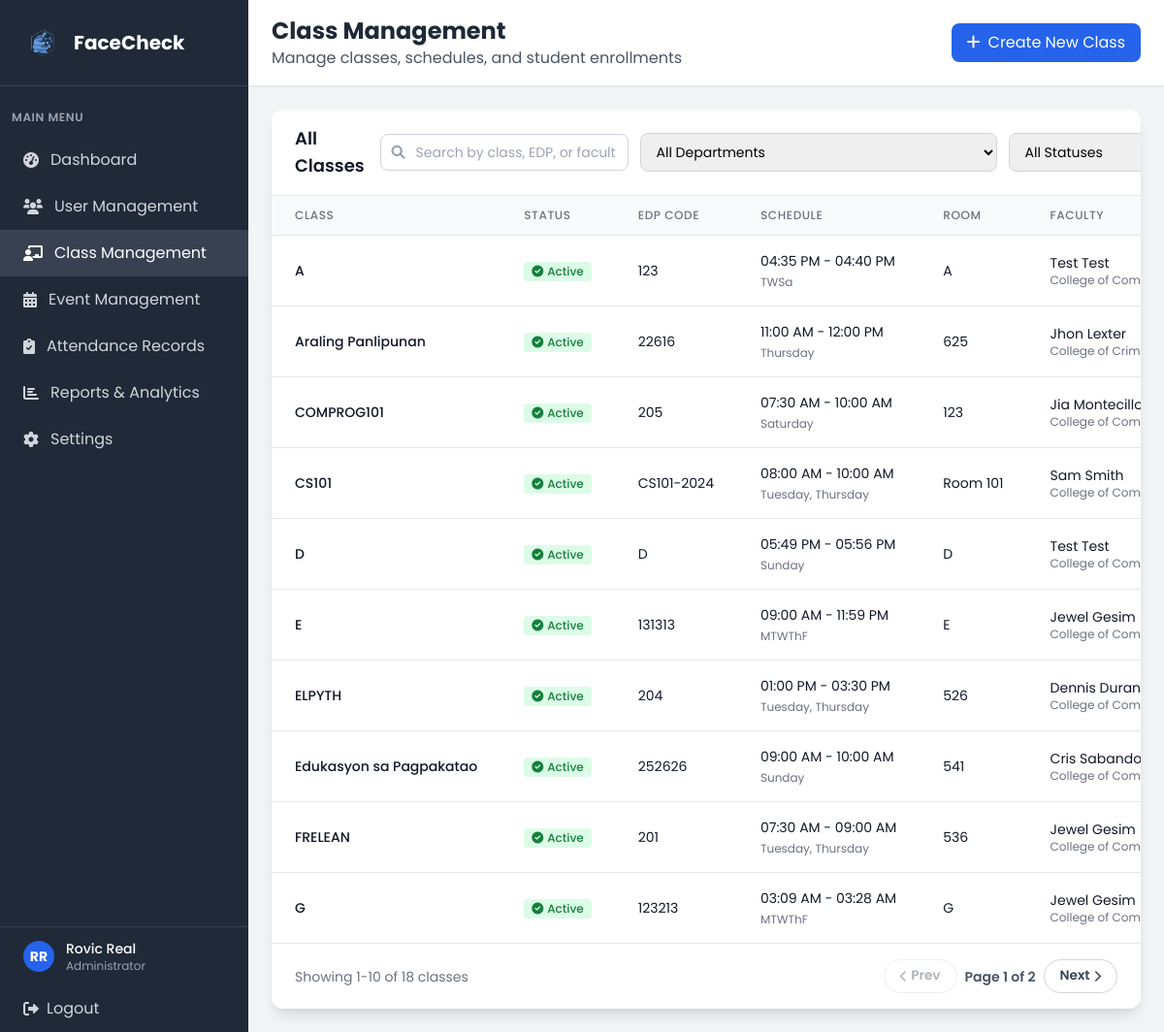
Page /admin/classes (signed in) on the earlier database version.
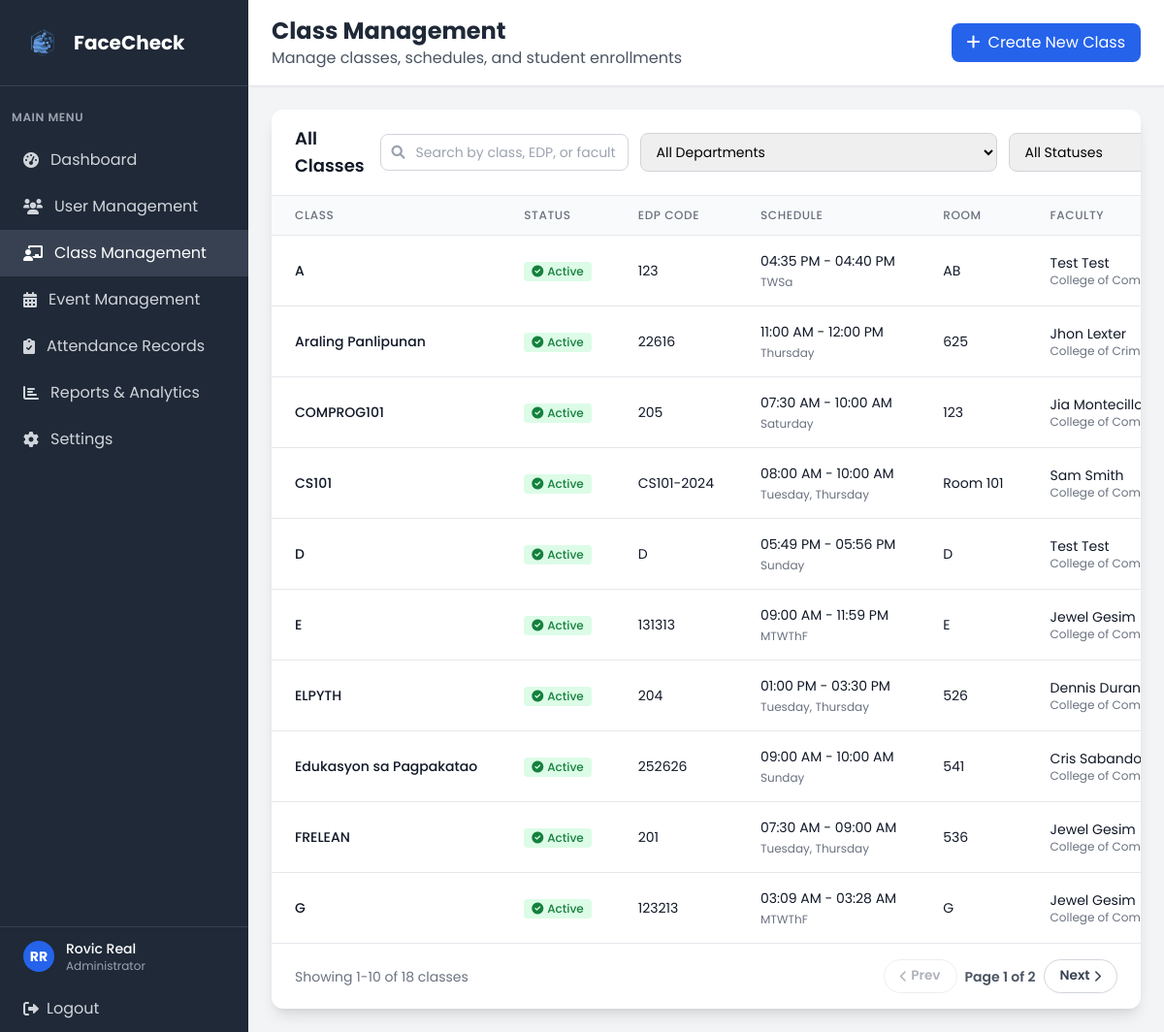
Same page on the later database version.
### tables this page shows
CREATE TABLE class (
            class_id INTEGER PRIMARY KEY AUTOINCREMENT,
            class_name VARCHAR(20) NOT NULL,
            edpcode VARCHAR(20) NOT NULL UNIQUE,
            start_time TIME,
            end_time TIME,
            room VARCHAR(10),
            faculty_id INTEGER NOT NULL, is_active BOOLEAN DEFAULT 1,
            FOREIGN KEY (faculty_id) REFERENCES faculty(faculty_id)
        );

### app.py (the view, shortened to what this page needs)
@app.route('/admin/classes')
def admin_classes():
    if 'user_id' not in session or session['role'] != 'admin':
        return redirect(url_for('login'))
    conn = get_db_connection()
    search = request.args.get('search', '').strip()
    dept_filter = request.args.get('dept', '').strip()
    status_filter = request.args.get('status', '').strip()  # 'active', 'inactive', or ''
    base_query = '''
        SELECT c.*, u.firstname, u.lastname, d.dept_name,
               GROUP_CONCAT(DISTINCT day.day_name) as days
        FROM class c
        JOIN faculty f ON c.faculty_id = f.faculty_id
        JOIN user u ON f.user_id = u.user_id
        LEFT JOIN department d ON u.dept_id = d.dept_id
        LEFT JOIN class_days cd ON c.class_id = cd.class_id
        LEFT JOIN days day ON cd.day_id = day.day_id
    '''
    where_clauses = []
    params = []
    if dept_filter:
        where_clauses.append('d.dept_id = ?')
        params.append(dept_filter)
    if status_filter == 'active':
        where_clauses.append('c.is_active = 1')
    elif status_filter == 'inactive':
        where_clauses.append('c.is_active = 0')
    if where_clauses:
        base_query += ' WHERE ' + ' AND '.join(where_clauses)
    base_query += '''
        GROUP BY c.class_id, c.class_name, c.edpcode, c.start_time, c.end_time, c.room,
                 c.faculty_id, u.firstname, u.lastname, d.dept_name, c.is_active
        ORDER BY c.is_active DESC, c.class_name
    '''
    classes_raw = conn.execute(base_query, tuple(params)).fetchall()
    classes = []
    for class_item in classes_raw:
        time_str = ''
        if class_item['start_time'] and class_item['end_time']:
            try:
                start_time = str(class_item['start_time'])
                end_time = str(class_item['end_time'])
                time_formats = ['%H:%M:%S', '%H:%M']
                start_dt = None
                end_dt = None
                for fmt in time_formats:
                    try:
                        start_dt = datetime.strptime(start_time, fmt)
                        end_dt = datetime.strptime(end_time, fmt)
                        break
                    except ValueError:
                        continue
                if start_dt and end_dt:
                    time_str = f"{start_dt.strftime('%I:%M %p')} - {end_dt.strftime('%I:%M %p')}"
                else:
                    time_str = f"{start_time} - {end_time}"
            except Exception as e:
                time_str = f"{class_item['start_time']} - {class_item['end_time']}"
        formatted_class = dict(class_item)
        formatted_class['formatted_time'] = time_str
        if class_item['days']:
            formatted_class['days'] = format_days_display(class_item['days'])
        classes.append(formatted_class)
    faculty = conn.execute('''
        SELECT f.faculty_id, u.firstname, u.lastname, d.dept_name
        FROM faculty f
        JOIN user u ON f.user_id = u.user_id
        LEFT JOIN department d ON u.dept_id = d.dept_id
        WHERE u.is_active = 1
        ORDER BY u.firstname, u.lastname
    ''').fetchall()
    departments = conn.execute('''
        SELECT MIN(dept_id) as dept_id, dept_name
        FROM department
        GROUP BY dept_name
        ORDER BY dept_name
    ''').fetchall()
    conn.close()
    return render_template('admin_classes.html',
                           classes=classes,
                           faculty=faculty,
                           departments=departments,
                           search=search,
                           selected_dept=dept_filter,
                           selected_status=status_filter)

### app.py (called while the page is built)
def format_days_display(days_string):
    if not days_string:
        return days_string
    days_list = [d.strip() for d in days_string.split(',')]
    if len(days_list) > 2:
        day_initials = {
            'Monday': 'M', 'Tuesday': 'T', 'Wednesday': 'W', 'Thursday': 'Th',
            'Friday': 'F', 'Saturday': 'Sa', 'Sunday': 'Su'
        }
        return ''.join([day_initials.get(day, day[0]) for day in days_list])
    elif len(days_list) == 2:
        return ', '.join(days_list)
    else:
        return days_string

### templates/admin_classes.html (shortened to what the changed rows need)
<!DOCTYPE html>
<html lang="en">
<head>
    <script src="https://cdn.tailwindcss.com"></script>
    <link href="https://cdnjs.cloudflare.com/ajax/libs/font-awesome/6.0.0/css/all.min.css" rel="stylesheet">
    <link rel="stylesheet" href="{{ url_for('static', filename='css/global.css') }}">
</head>
<body class="bg-gray-100">
    <div class="flex h-screen">
        <div class="w-64 bg-gray-800 text-white">
            <div class="p-6 border-b border-gray-700">
                <div class="flex items-center">
                    <h1 class="text-xl font-bold">FaceCheck</h1>
                </div>
            </div>
        </div>
        <div class="flex-1 flex flex-col overflow-hidden">
            <header class="bg-white shadow-sm border-b border-gray-200">
                <div class="px-6 py-4">
                    <div class="flex items-center justify-between">
                        <div>
                            <h2 class="text-2xl font-bold text-gray-800">Class Management</h2>
                        </div>
                    </div>
                </div>
            </header>
            <main class="flex-1 overflow-y-auto p-6">
                <div class="bg-white rounded-xl shadow-lg overflow-hidden">
                    {% if classes %}
                    <div class="overflow-x-auto">
                        <table class="min-w-full divide-y divide-gray-200">
                            <thead class="bg-gray-50">
                                <tr>
                                    <th class="px-6 py-3 text-left text-xs font-medium text-gray-500 uppercase tracking-wider">Class</th>
                                    <th class="px-6 py-3 text-left text-xs font-medium text-gray-500 uppercase tracking-wider">Status</th>
                                    <th class="px-6 py-3 text-left text-xs font-medium text-gray-500 uppercase tracking-wider">EDP Code</th>
                                    <th class="px-6 py-3 text-left text-xs font-medium text-gray-500 uppercase tracking-wider">Schedule</th>
                                    <th class="px-6 py-3 text-left text-xs font-medium text-gray-500 uppercase tracking-wider">Room</th>
                                    <th class="px-6 py-3 text-left text-xs font-medium text-gray-500 uppercase tracking-wider">Faculty</th>
                                </tr>
                            </thead>
                            <tbody class="bg-white divide-y divide-gray-200" id="classesTableBody">
                                {% for class in classes %}
                                <tr class="class-row hover:bg-gray-50 {% if not class.is_active %}opacity-60 bg-gray-50{% endif %}">
                                    <td class="px-6 py-4 whitespace-nowrap">
                                        <div class="text-sm font-medium {% if class.is_active %}text-gray-900{% else %}text-gray-500{% endif %}">{{ class.class_name }}</div>
                                    </td>
                                    <td class="px-6 py-4 whitespace-nowrap">
                                        {% if not class.is_active %}
                                        <span class="inline-flex items-center px-2 py-0.5 rounded text-xs font-medium bg-gray-200 text-gray-700">
                                            <i class="fas fa-ban mr-1 text-xs"></i>Deactivated
                                        </span>
                                        {% else %}
                                        <span class="inline-flex items-center px-2 py-0.5 rounded text-xs font-medium bg-green-100 text-green-700">
                                            <i class="fas fa-check-circle mr-1 text-xs"></i>Active
                                        </span>
                                        {% endif %}
                                    </td>
                                    <td class="px-6 py-4 whitespace-nowrap">
                                        <div class="text-sm {% if class.is_active %}text-gray-900{% else %}text-gray-500{% endif %}">{{ class.edpcode }}</div>
                                    </td>
                                    <td class="px-6 py-4 whitespace-nowrap">
                                        <div class="text-sm {% if class.is_active %}text-gray-900{% else %}text-gray-500{% endif %}">
                                            {{ class.formatted_time or 'TBA' }}
                                        </div>
                                        {% if class.days %}
                                        <div class="text-xs text-gray-500 mt-1">
                                            {{ class.days }}
                                        </div>
                                        {% endif %}
                                    </td>
                                    <td class="px-6 py-4 whitespace-nowrap">
                                        <div class="text-sm {% if class.is_active %}text-gray-900{% else %}text-gray-500{% endif %}">{{ class.room or 'TBA' }}</div>
                                    </td>
                                    <td class="px-6 py-4 whitespace-nowrap">
                                        <div class="text-sm {% if class.is_active %}text-gray-900{% else %}text-gray-500{% endif %}">{{ class.firstname }} {{ class.lastname }}</div>
                                        <div class="text-xs text-gray-500">{{ class.dept_name or 'No Department' }}</div>
                                    </td>
                                </tr>
                                {% endfor %}
                            </tbody>
                        </table>
                    </div>
                    {% endif %}
                </div>
            </main>
        </div>
    </div>
</body>
</html>

Differences in the rows shown:
changed class (number 1 of 10 on the later page): room "A" → "AB"
